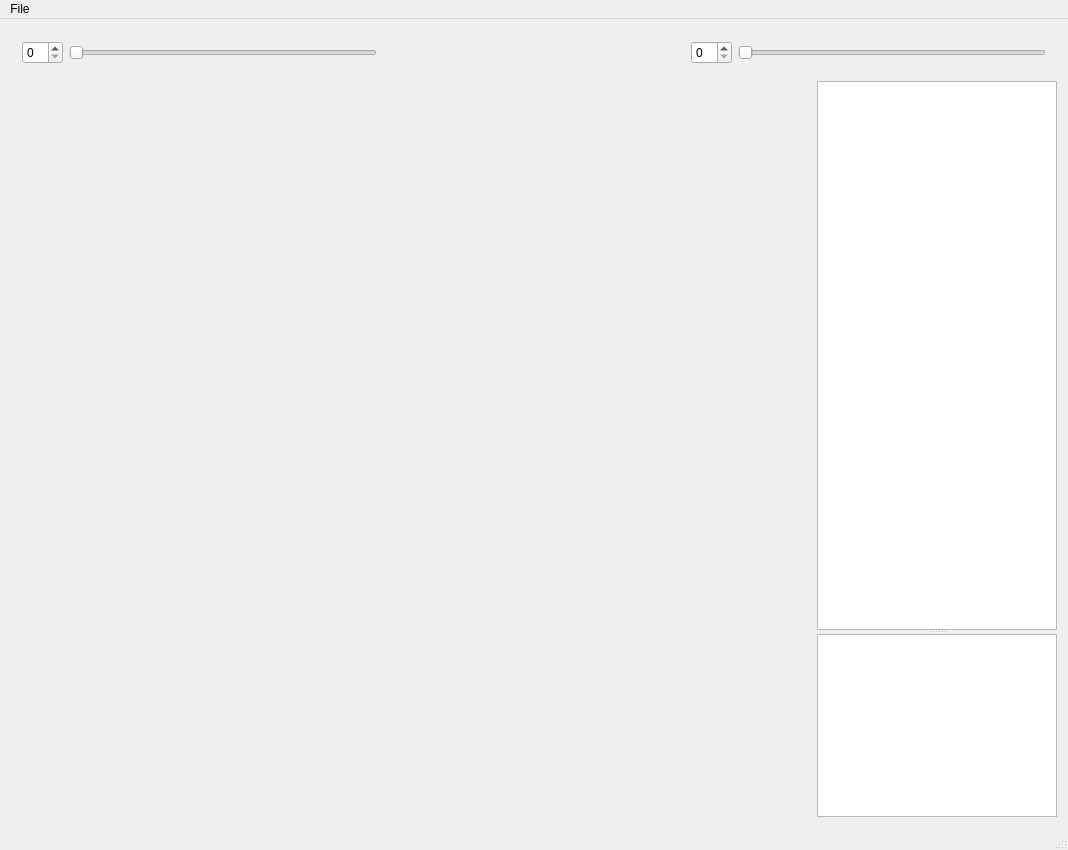
<?xml version="1.0" encoding="UTF-8"?>
<ui version="4.0">
 <class>ManifoldWaveletsClass</class>
 <widget class="QMainWindow" name="ManifoldWaveletsClass">
  <property name="geometry">
   <rect>
    <x>0</x>
    <y>0</y>
    <width>1066</width>
    <height>850</height>
   </rect>
  </property>
  <property name="sizePolicy">
   <sizepolicy hsizetype="Expanding" vsizetype="Expanding">
    <horstretch>0</horstretch>
    <verstretch>0</verstretch>
   </sizepolicy>
  </property>
  <property name="windowTitle">
   <string>ManifoldWavelets</string>
  </property>
  <widget class="QWidget" name="centralWidget">
   <property name="sizePolicy">
    <sizepolicy hsizetype="Expanding" vsizetype="Expanding">
     <horstretch>0</horstretch>
     <verstretch>0</verstretch>
    </sizepolicy>
   </property>
   <layout class="QVBoxLayout" name="mainLayout">
    <item>
     <widget class="QWidget" name="widgetOptions" native="true">
      <property name="sizePolicy">
       <sizepolicy hsizetype="Expanding" vsizetype="Fixed">
        <horstretch>0</horstretch>
        <verstretch>0</verstretch>
       </sizepolicy>
      </property>
      <property name="minimumSize">
       <size>
        <width>0</width>
        <height>25</height>
       </size>
      </property>
      <layout class="QHBoxLayout" name="layoutOptions">
       <item>
        <widget class="QSpinBox" name="spinBox1"/>
       </item>
       <item>
        <widget class="QSlider" name="horizontalSlider1">
         <property name="orientation">
          <enum>Qt::Horizontal</enum>
         </property>
        </widget>
       </item>
       <item>
        <spacer name="horizontalSpacer">
         <property name="orientation">
          <enum>Qt::Horizontal</enum>
         </property>
         <property name="sizeHint" stdset="0">
          <size>
           <width>40</width>
           <height>20</height>
          </size>
         </property>
        </spacer>
       </item>
       <item>
        <widget class="QSpinBox" name="spinBox2"/>
       </item>
       <item>
        <widget class="QSlider" name="horizontalSlider2">
         <property name="orientation">
          <enum>Qt::Horizontal</enum>
         </property>
        </widget>
       </item>
      </layout>
     </widget>
    </item>
    <item>
     <layout class="QHBoxLayout" name="layoutWorking">
      <item>
       <widget class="GLMeshWidget" name="glMeshWidget" native="true">
        <property name="sizePolicy">
         <sizepolicy hsizetype="Expanding" vsizetype="Expanding">
          <horstretch>4</horstretch>
          <verstretch>0</verstretch>
         </sizepolicy>
        </property>
        <property name="minimumSize">
         <size>
          <width>800</width>
          <height>600</height>
         </size>
        </property>
       </widget>
      </item>
      <item>
       <widget class="QSplitter" name="splitterConsole">
        <property name="sizePolicy">
         <sizepolicy hsizetype="Expanding" vsizetype="Expanding">
          <horstretch>1</horstretch>
          <verstretch>0</verstretch>
         </sizepolicy>
        </property>
        <property name="minimumSize">
         <size>
          <width>240</width>
          <height>0</height>
         </size>
        </property>
        <property name="orientation">
         <enum>Qt::Vertical</enum>
        </property>
        <widget class="QPlainTextEdit" name="consoleOutput">
         <property name="sizePolicy">
          <sizepolicy hsizetype="Expanding" vsizetype="Expanding">
           <horstretch>0</horstretch>
           <verstretch>3</verstretch>
          </sizepolicy>
         </property>
        </widget>
        <widget class="QPlainTextEdit" name="consoleInput">
         <property name="sizePolicy">
          <sizepolicy hsizetype="Expanding" vsizetype="Expanding">
           <horstretch>0</horstretch>
           <verstretch>1</verstretch>
          </sizepolicy>
         </property>
        </widget>
       </widget>
      </item>
     </layout>
    </item>
   </layout>
  </widget>
  <widget class="QMenuBar" name="menuBar">
   <property name="geometry">
    <rect>
     <x>0</x>
     <y>0</y>
     <width>1066</width>
     <height>21</height>
    </rect>
   </property>
   <widget class="QMenu" name="menuFile">
    <property name="title">
     <string>File</string>
    </property>
    <addaction name="actionExit"/>
   </widget>
   <addaction name="menuFile"/>
  </widget>
  <widget class="QStatusBar" name="statusBar"/>
  <action name="actionExit">
   <property name="text">
    <string>Exit</string>
   </property>
  </action>
 </widget>
 <layoutdefault spacing="6" margin="11"/>
 <customwidgets>
  <customwidget>
   <class>GLMeshWidget</class>
   <extends>QWidget</extends>
   <header>glmeshwidget.h</header>
   <container>1</container>
  </customwidget>
 </customwidgets>
 <resources>
  <include location="manifoldwavelets.qrc"/>
 </resources>
 <connections/>
</ui>
